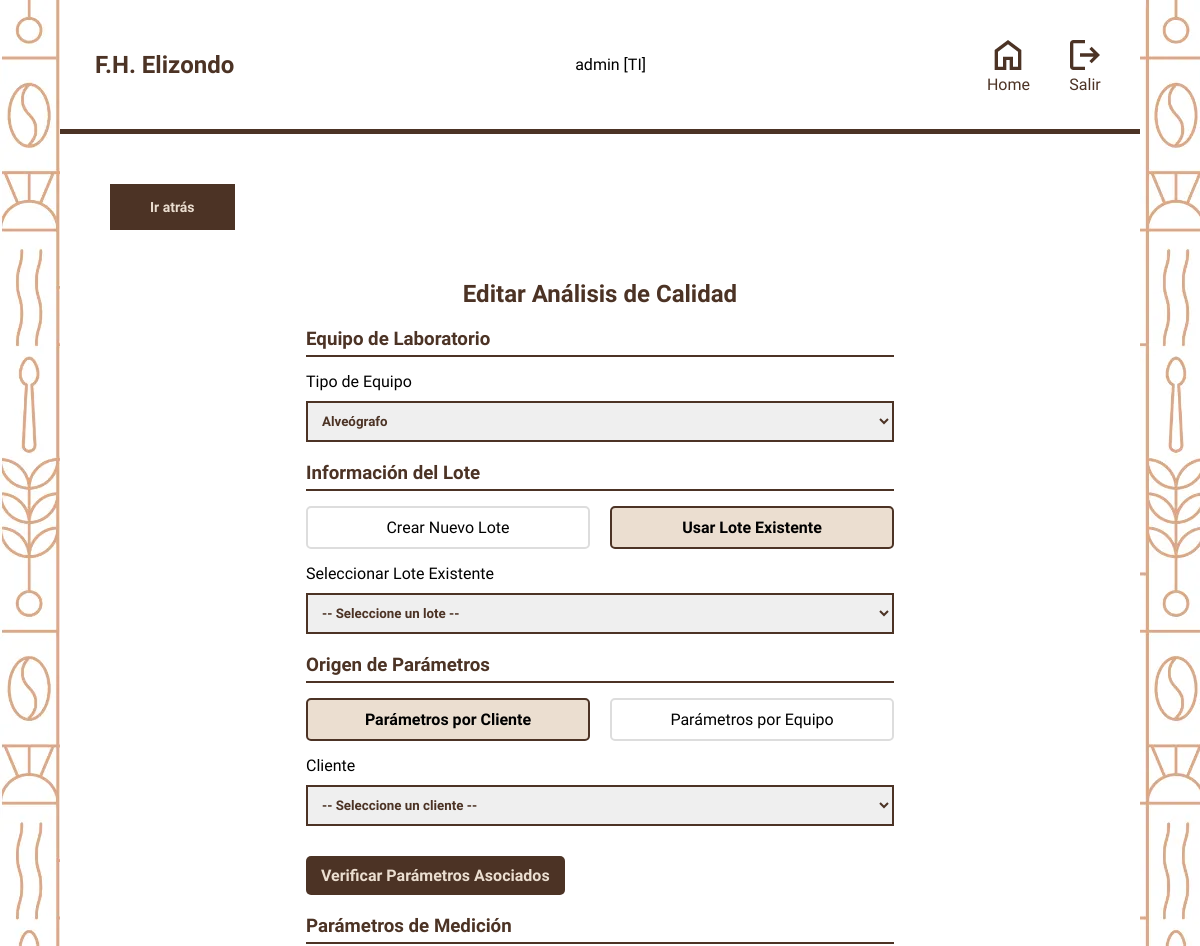
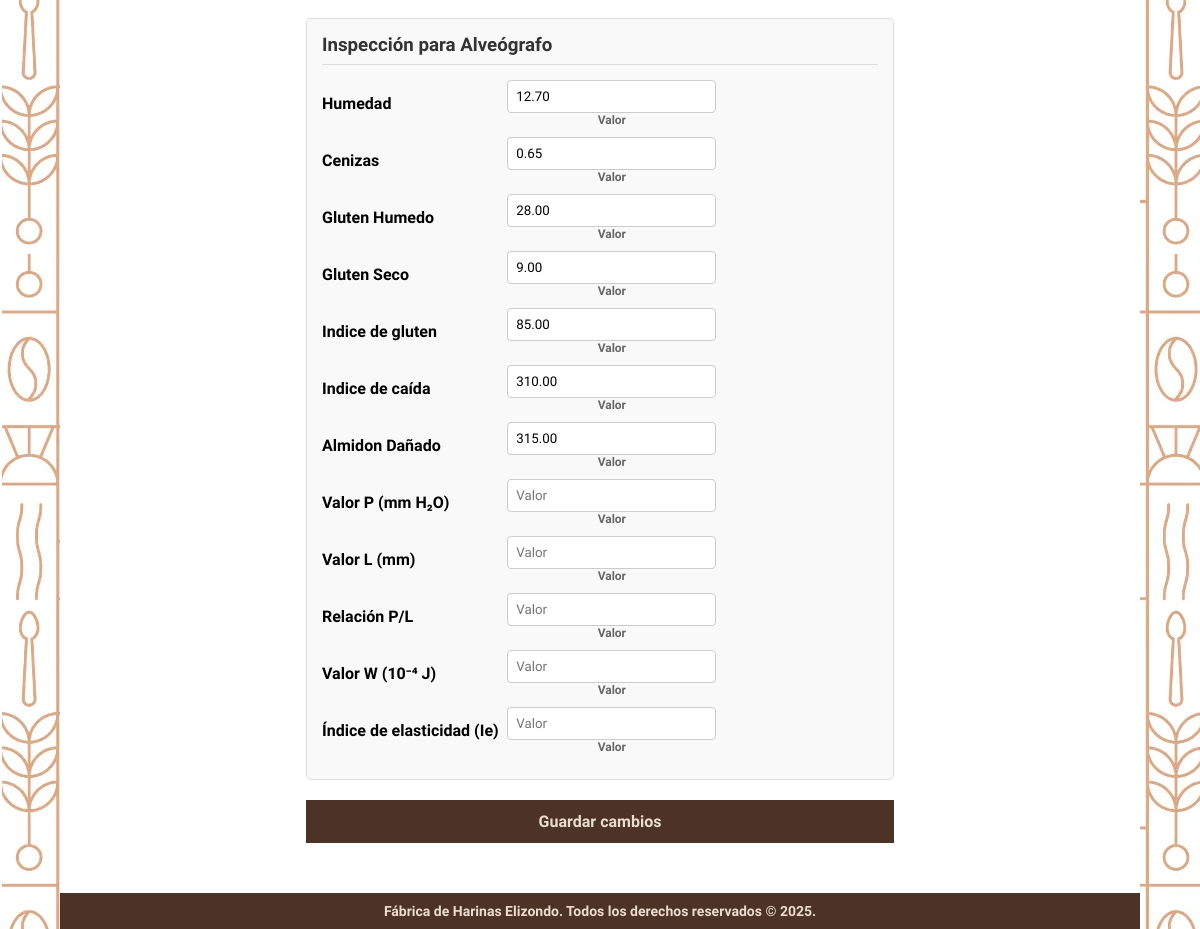
/modulos/analisiscalidadform.php?id=2 (signed in), run on the app's committed database (2 pictures, top to bottom).
### tables this page shows
CREATE TABLE Resultado_Inspeccion (
    id_resultado INT PRIMARY KEY AUTO_INCREMENT,
    id_inspeccion INT NOT NULL,
    nombre_parametro ENUM(
        'Humedad',
        'Cenizas',
        'Gluten_Humedo',
        'Gluten_Seco',
        'Indice_Gluten',
        'Indice_Caida',
        'Almidon_Danado',
        'Alveograma_P',
        'Alveograma_L',
        'Alveograma_PL',
        'Alveograma_W',
        'Alveograma_IE',
        'Farinograma_Absorcion_Agua',
        'Farinograma_Tiempo_Desarrollo',
        'Farinograma_Estabilidad',
        'Farinograma_Grado_Decaimiento'
    ) NOT NULL,
    valor_obtenido DECIMAL(10, 2) NOT NULL,
    aprobado BOOLEAN DEFAULT TRUE,
    FOREIGN KEY (id_inspeccion) REFERENCES Inspeccion(id_inspeccion)
);

### modulos/analisiscalidadform.php (the view, shortened to what this page needs)
<?php
require '../config/conn.php';
$editando = false;
$analisis = null;
$equipos_seleccionados = [];
$parametros_sesion = isset($_SESSION['parametros_consulta']) ? $_SESSION['parametros_consulta'] : null;
if (isset($_GET['id']) && !empty($_GET['id'])) {
    $id_inspeccion = $_GET['id'];
    $editando = true;
    $sql_inspeccion = "SELECT * FROM Inspeccion WHERE id_inspeccion = :id_inspeccion";
    $stmt_inspeccion = $pdo->prepare($sql_inspeccion);
    $stmt_inspeccion->bindParam(':id_inspeccion', $id_inspeccion);
    $stmt_inspeccion->execute();
    $analisis = $stmt_inspeccion->fetch(PDO::FETCH_ASSOC);
    $sql_equipos_inspeccion = "SELECT i.id_equipo, e.clave, e.marca, e.modelo, e.tipo_equipo
                              FROM Inspeccion i
                              JOIN Equipos_Laboratorio e ON i.id_equipo = e.id_equipo
                              WHERE i.id_inspeccion = :id_inspeccion";
    $stmt_equipos = $pdo->prepare($sql_equipos_inspeccion);
    $stmt_equipos->bindParam(':id_inspeccion', $id_inspeccion);
    $stmt_equipos->execute();
    $equipos_seleccionados = $stmt_equipos->fetchAll(PDO::FETCH_ASSOC);
    $sql_resultados = "SELECT * FROM Resultado_Inspeccion WHERE id_inspeccion = :id_inspeccion";
    $stmt_resultados = $pdo->prepare($sql_resultados);
    $stmt_resultados->bindParam(':id_inspeccion', $id_inspeccion);
    $stmt_resultados->execute();
    $resultados = $stmt_resultados->fetchAll(PDO::FETCH_ASSOC);
}
$parametros_alveografo = [
    ['nombre' => 'Humedad', 'id_parametro' => 'Humedad', 'valor_obtenido' => '', 'lim_Inferior' => '', 'lim_Superior' => ''],
    ['nombre' => 'Cenizas', 'id_parametro' => 'Cenizas', 'valor_obtenido' => '', 'lim_Inferior' => '', 'lim_Superior' => ''],
    ['nombre' => 'Gluten Humedo', 'id_parametro' => 'Gluten_Humedo', 'valor_obtenido' => '', 'lim_Inferior' => '', 'lim_Superior' => ''],
    ['nombre' => 'Gluten Seco', 'id_parametro' => 'Gluten_Seco', 'valor_obtenido' => '', 'lim_Inferior' => '', 'lim_Superior' => ''],
    ['nombre' => 'Indice de gluten', 'id_parametro' => 'Indice_Gluten', 'valor_obtenido' => '', 'lim_Inferior' => '', 'lim_Superior' => ''],
    ['nombre' => 'Indice de caída', 'id_parametro' => 'Indice_Caida', 'valor_obtenido' => '', 'lim_Inferior' => '', 'lim_Superior' => ''],
    ['nombre' => 'Almidon Dañado', 'id_parametro' => 'Almidon_Danado', 'valor_obtenido' => '', 'lim_Inferior' => '', 'lim_Superior' => ''],
    ['nombre' => 'Valor P (mm H₂O)', 'id_parametro' => 'Alveograma_P', 'valor_obtenido' => '', 'lim_Inferior' => '', 'lim_Superior' => ''],
    ['nombre' => 'Valor L (mm)', 'id_parametro' => 'Alveograma_L', 'valor_obtenido' => '', 'lim_Inferior' => '', 'lim_Superior' => ''],
    ['nombre' => 'Relación P/L', 'id_parametro' => 'Alveograma_PL', 'valor_obtenido' => '', 'lim_Inferior' => '', 'lim_Superior' => ''],
    ['nombre' => 'Valor W (10⁻⁴ J)', 'id_parametro' => 'Alveograma_W', 'valor_obtenido' => '', 'lim_Inferior' => '', 'lim_Superior' => ''],
    ['nombre' => 'Índice de elasticidad (Ie)', 'id_parametro' => 'Alveograma_IE', 'valor_obtenido' => '', 'lim_Inferior' => '', 'lim_Superior' => '']
];
?>
<!DOCTYPE html>
<html lang="en">
<head>
    <link rel="stylesheet" href="../styles.css">
    <link rel="stylesheet" href="../css/menu.css">
</head>
<body>
    <main class="contenedor hoja">
    <?php include '../includes/header.php'; ?>
        <div class="contenedor__modulo">
            <a href="analisiscalidad.php" class="atras">Ir atrás</a>
            <h2 class="heading"><?php echo $editando ? 'Editar' : 'Agregar'; ?> Análisis de Calidad</h2>
            <form action="../config/procesar_analisis.php" class="formulario" method="POST" id="analisisForm" novalidate>
                <h3 class="section-title">Equipo de Laboratorio</h3>
                <div class="formulario__campo">
                    <label for="tipo_equipo" class="formulario__label">Tipo de Equipo</label>
                    <select class="formulario__input" id="tipo_equipo" name="tipo_equipo" <?php echo isset($parametros_sesion) ? 'readonly disabled' : ''; ?>>
                        <option value="Alveógrafo" <?php echo (isset($parametros_sesion) && $parametros_sesion['tipo_equipo'] == 'Alveógrafo') || ($editando && isset($equipos_seleccionados[0]) && $equipos_seleccionados[0]['tipo_equipo'] == 'Alveógrafo') ? 'selected' : ''; ?>>Alveógrafo</option>
                    </select>
                </div>
                <h3 class="section-title">Información del Lote</h3>
                <div class="switch-group">
                    <div class="switch-option <?php echo !$editando ? 'active' : ''; ?>" data-target="lote-nuevo">Crear Nuevo Lote</div>
                    <div class="switch-option <?php echo $editando ? 'active' : ''; ?>" data-target="lote-existente">Usar Lote Existente</div>
                </div>
                <div class="option-group <?php echo $editando ? 'active' : ''; ?>" id="lote-existente">
                    <div class="formulario__campo">
                        <label for="lote_existente" class="formulario__label">Seleccionar Lote Existente</label>
                        <select class="formulario__input" id="lote_existente" name="lote_existente">
                            <option value="" disabled <?php echo !$editando ? 'selected' : ''; ?>>-- Seleccione un lote --</option>
                        </select>
                    </div>
                </div>
                <div action="../config/obtener_parametros.php" method="POST" id="verificarParametrosForm">
                    <h3 class="section-title">Origen de Parámetros</h3>
                    <div class="switch-group">
                        <div class="switch-option <?php echo !isset($parametros_sesion) || $parametros_sesion['origen'] === 'cliente' ? 'active' : ''; ?>" data-target="cliente-group">Parámetros por Cliente</div>
                        <div class="switch-option <?php echo isset($parametros_sesion) && $parametros_sesion['origen'] === 'equipo' ? 'active' : ''; ?>" data-target="equipo-group">Parámetros por Equipo</div>
                    </div>
                    <div class="option-group <?php echo !isset($parametros_sesion) || $parametros_sesion['origen'] === 'cliente' ? 'active' : ''; ?>" id="cliente-group">
                        <div class="formulario__campo">
                            <label for="id_cliente" class="formulario__label">Cliente</label>
                            <select class="formulario__input" id="id_cliente" name="id_cliente" <?php echo isset($parametros_sesion) && $parametros_sesion['origen'] === 'cliente' ? 'readonly disabled' : ''; ?>>
                                <option value="" <?php echo (!isset($parametros_sesion) && !$editando && !isset($analisis['id_cliente'])) ? 'selected' : ''; ?>>-- Seleccione un cliente --</option>
                            </select>
                        </div>
                    </div>
                    <div style="display: flex; gap: 10px;">
                        <button type="button" id="btnVerificarParametros" class="formulario__submit boton-verificar" <?php echo isset($parametros_sesion) ? 'disabled' : ''; ?>>
                            <?php echo isset($parametros_sesion) ? 'Parámetros Verificados ✓' : 'Verificar Parámetros Asociados'; ?>
                        </button>
                    </div>
                </div>
                <h3 class="section-title">Parámetros de Medición</h3>
                <div id="seccion-alveografo" class="parametros-section" style="display: <?php echo (isset($parametros_sesion) && $parametros_sesion['tipo_equipo'] == 'Alveógrafo') ? 'block' : 'none'; ?>;">
                    <h3 class="parametros-title">Inspección para Alveógrafo</h3>
                    <?php foreach ($parametros_alveografo as $param): ?>
                    <div class="parametro-row">
                        <div class="parametro-nombre"><?php echo htmlspecialchars($param['nombre']); ?></div>
                        <div class="parametro-inputs">
                            <div>
                                <input type="number" step="0.01" class="parametro-input"
                                       name="alveografo[<?php echo $param['id_parametro']; ?>][valor]"
                                       value="<?php echo htmlspecialchars($param['valor_obtenido']); ?>"
                                       placeholder="Valor"
                                       data-parametro="<?php echo htmlspecialchars($param['nombre']); ?>">
                                <div class="parametro-label">Valor</div>
                            </div>
                        </div>
                    </div>
                    <?php endforeach; ?>
                </div>
                <input type="submit" class="formulario__submit" value="<?php echo $editando ? 'Guardar cambios' : 'Registrar análisis'; ?>">
            </form>
        </div>
        <?php include '../includes/footer.php'; ?>
    </main>
</body>
</html>

### styles.css (style rules this page uses)
:root { --colorPrimario: #EBDED0; --blanco: #FFFFFF; --colorSecundario: #4c3325; --fuenteHeading: "Domine", serif; --fuenteBody: "Lexend", serif; }
.contenedor { max-width: 1200px; width: 90%; margin: 0 auto; }
html { box-sizing: border-box; }
* { margin: 0; padding: 0; }
a { text-decoration: none; color: var(--colorSecundario); }
body { background-image: url(img/bg-login.webp); font-family: var(--fuenteBody); }
h1, h2, h3, h4 { font-family: var(--fuenteHeading); font-weight: bold; color: var(--colorSecundario); }
.contenedor__modulo { padding: 50px; }
.heading { text-align: center; margin: 20px 0; }
.formulario { max-width: 60%; margin: 0 auto; display: grid; grid-template-columns: repeat(2, 1fr); gap: 30px; }
.formulario__submit { grid-column: 1 / 3; }
.formulario__campo { display: flex; flex-direction: column; gap: 10px; }
.formulario__input, .formulario__select { padding: 10px; font-family: inherit; color: var(--colorSecundario); font-weight: bold; border: 2px solid var(--colorSecundario); }
.formulario__submit { background-color: var(--colorSecundario); border: none; padding: 20px; color: var(--colorPrimario); font-family: inherit; font-weight: bold; font-size: 16px; cursor: pointer; }
.atras { background-color: var(--colorSecundario); color: var(--colorPrimario); font-weight: bold; padding: 15px 40px; font-size: 14px; display: inline-block; margin-bottom: 30px; }

### css/menu.css (style rules this page uses)
:root { --colorPrimario: #EBDED0; --blanco: #FFFFFF; --colorSecundario: #4c3325; --fuenteHeading: "Domine", serif; --fuenteBody: "Lexend", serif; }
.hoja { background-color: var(--blanco); }

### modulos/analisiscalidadform.php (style rules this page uses)
.formulario { max-width: 60%; margin: 0 auto; display: block; }
.formulario__campo { margin-bottom: 20px; width: 100%; }
.parametro-row { display: flex; align-items: center; margin-bottom: 8px; width: 100%; }
.parametro-label { flex: 0 0 35%; font-weight: 600; }
.parametro-input { flex: 0 0 30%; padding: 8px; border: 1px solid #ccc; border-radius: 4px; }
.switch-group { display: flex; gap: 20px; margin-bottom: 15px; width: 100%; }
.switch-option { flex: 1; padding: 10px; border: 2px solid #ddd; border-radius: 5px; text-align: center; cursor: pointer; transition: all 0.3s ease; }
.switch-option.active { border-color: #4c3325; background-color: #EBDED0; font-weight: bold; }
.option-group { margin-bottom: 20px; display: none; width: 100%; }
.option-group.active { display: block; }
.section-title { border-bottom: 2px solid #4c3325; padding-bottom: 5px; margin-top: 20px; margin-bottom: 15px; color: #4c3325; width: 100%; }
.formulario__input { width: 100%; box-sizing: border-box; }
.formulario__submit { width: 100%; padding: 12px; margin-top: 20px; }
.parametros-section { margin-top: 20px; padding: 15px; border: 1px solid #ddd; border-radius: 5px; background-color: #f9f9f9; }
.parametros-title { font-weight: bold; margin-bottom: 15px; color: #333; border-bottom: 1px solid #ddd; padding-bottom: 8px; }
.parametro-row { display: flex; margin-bottom: 10px; align-items: center; }
.parametro-nombre { flex: 1; font-weight: bold; }
.parametro-inputs { flex: 2; display: flex; gap: 10px; }
.parametro-input { padding: 8px; border: 1px solid #ccc; border-radius: 4px; font-family: inherit; flex: 1; }
.parametro-label { font-size: 12px; color: #666; text-align: center; }
.boton-verificar { background-color: #4c3325; padding: 10px 15px; border: none; border-radius: 5px; cursor: pointer; font-weight: bold; margin-top: 10px; width: auto; }

### data on the page
resultado_inspeccion: nombre_parametro "Humedad", valor_obtenido "12.70"
resultado_inspeccion: nombre_parametro "Cenizas", valor_obtenido "0.65"
resultado_inspeccion: nombre "Gluten Humedo", valor_obtenido "28.00"
resultado_inspeccion: nombre "Gluten Seco", valor_obtenido "9.00"
resultado_inspeccion: nombre "Indice de gluten", valor_obtenido "85.00"
resultado_inspeccion: nombre "Indice de caída", valor_obtenido "310.00"
resultado_inspeccion: nombre "Almidon Dañado", valor_obtenido "315.00"

### other printed values
$_SESSION["username"] "admin"
$_SESSION["rol"] "TI"
$param['nombre'] "Valor P (mm H₂O)"
$param['nombre'] "Valor L (mm)"
$param['nombre'] "Relación P/L"
$param['nombre'] "Valor W (10⁻⁴ J)"
$param['nombre'] "Índice de elasticidad (Ie)"
